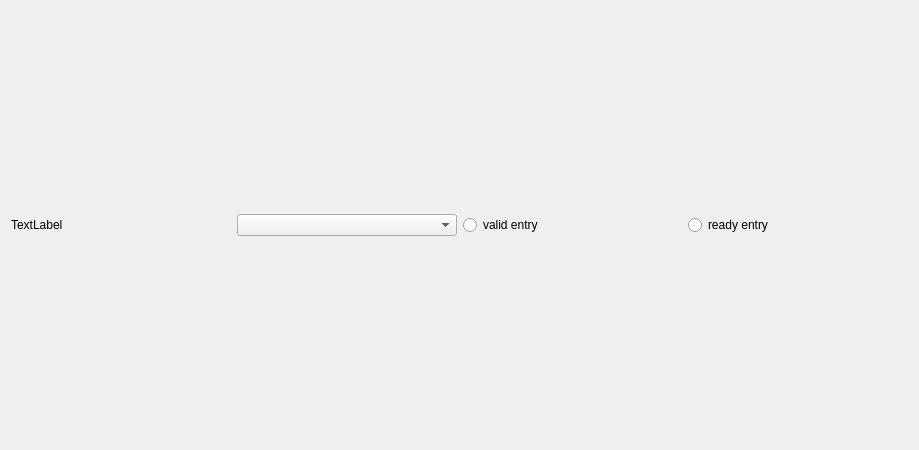
<?xml version="1.0" encoding="UTF-8"?>
<ui version="4.0">
 <class>Form</class>
 <widget class="QWidget" name="Form">
  <property name="geometry">
   <rect>
    <x>0</x>
    <y>0</y>
    <width>919</width>
    <height>450</height>
   </rect>
  </property>
  <property name="windowTitle">
   <string>Form</string>
  </property>
  <layout class="QHBoxLayout" name="horizontalLayout">
   <item>
    <widget class="QLabel" name="label">
     <property name="text">
      <string>TextLabel</string>
     </property>
    </widget>
   </item>
   <item>
    <widget class="QComboBox" name="comboBox"/>
   </item>
   <item>
    <widget class="QRadioButton" name="validentry_checkbox">
     <property name="text">
      <string>valid entry</string>
     </property>
     <property name="checkable">
      <bool>true</bool>
     </property>
     <property name="autoExclusive">
      <bool>false</bool>
     </property>
    </widget>
   </item>
   <item>
    <widget class="QRadioButton" name="readyentry_checkbox">
     <property name="text">
      <string>ready entry</string>
     </property>
     <property name="checkable">
      <bool>true</bool>
     </property>
     <property name="autoExclusive">
      <bool>false</bool>
     </property>
    </widget>
   </item>
  </layout>
 </widget>
 <resources/>
 <connections/>
</ui>
